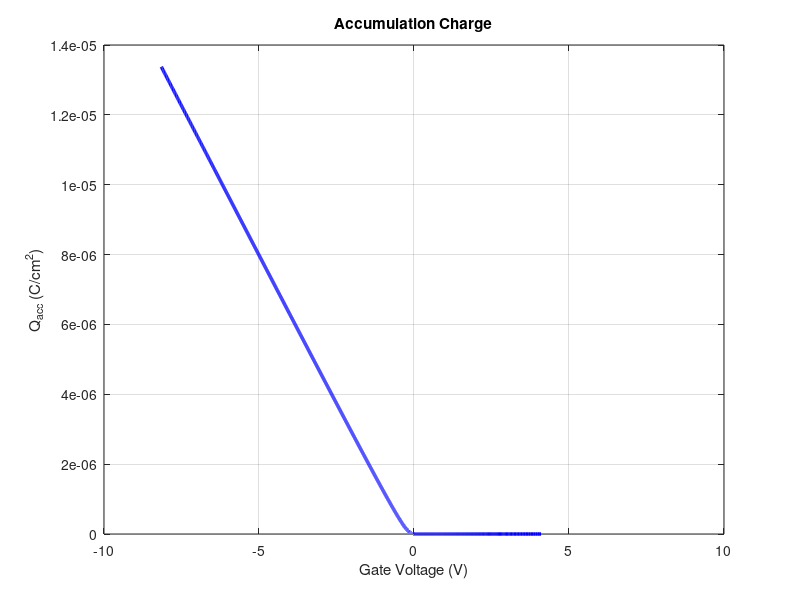
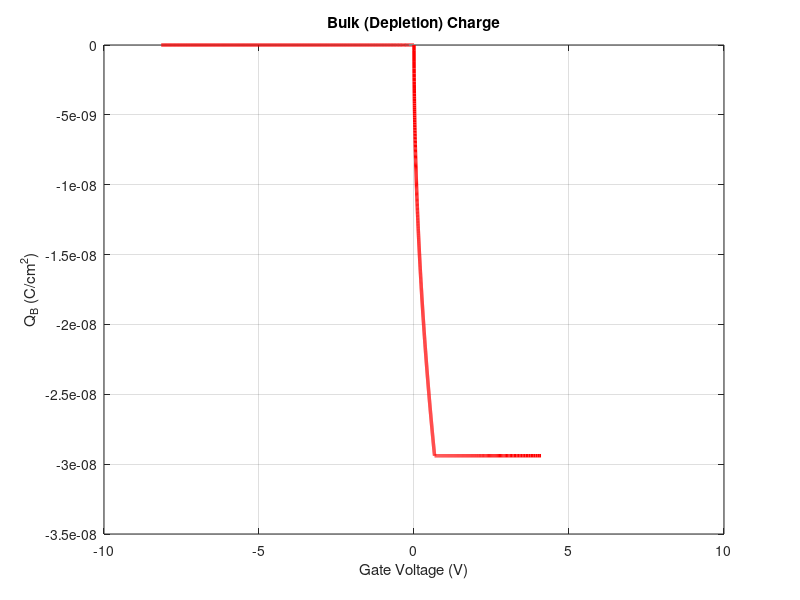
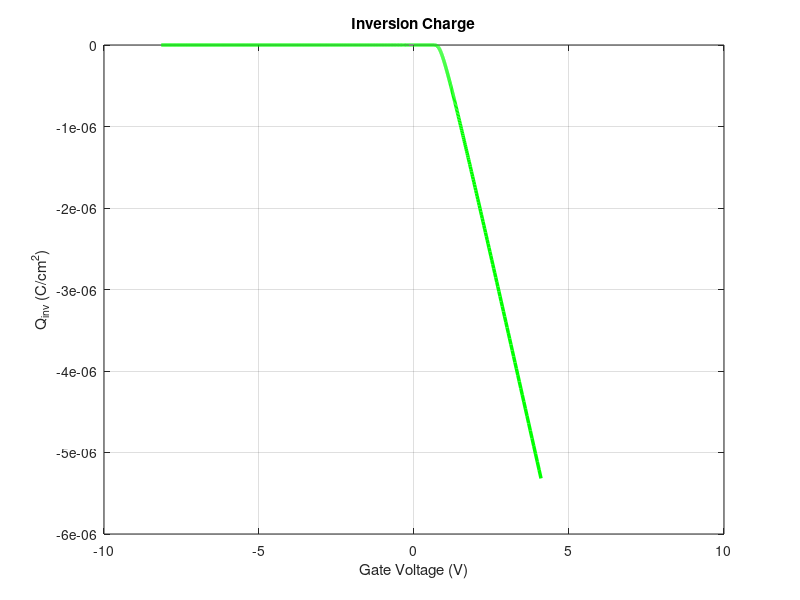
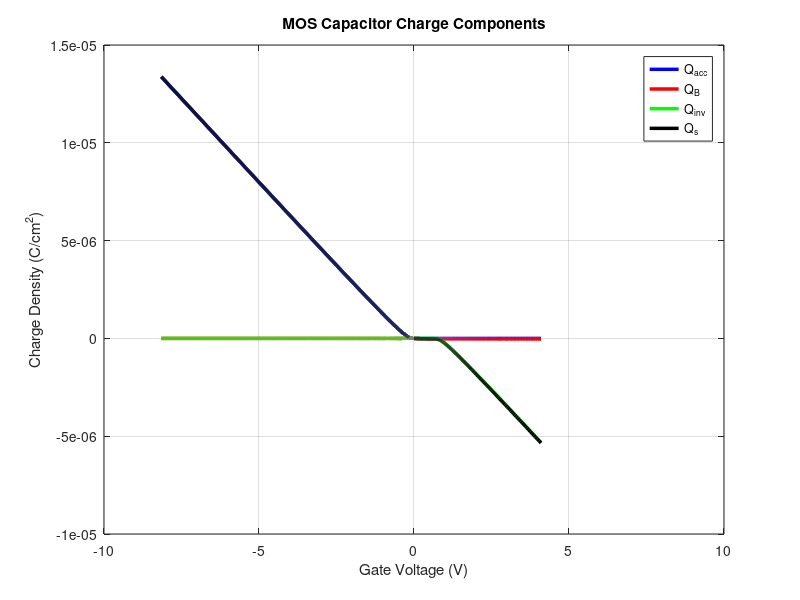

These figures' MATLAB source, in order:
clc;
clear;
close all;

%% Constants
q      = 1.6e-19;      % C
T      = 300;          % K
kb     = 1.38e-23;      % J/K
Vt     = kb*T/q;        % V, thermal voltage
eps0   = 8.85e-14;      % F/cm
eps_si = 11.8;
eps_ox = 3.9;
epsS   = eps_si*eps0;   % F/cm
epsOx  = eps_ox*eps0;   % F/cm

Na  = 4e15;             % cm^-3, substrate doping (p-type)
ni  = 1.5e10;           % cm^-3, intrinsic concentration
Tox = 2e-7;             % cm, oxide thickness
Cox = epsOx/Tox;        % F/cm^2

%% Fermi potential
phiF = Vt*log(Na/ni);

%% Surface potential sweep (psi = 0 included to avoid a gap at flatband)
psi = [-0.4:1e-4:-1e-4, 0, 1e-4:1e-3:1];

%% Exact semiconductor charge (Taur & Ning formulation)
% F(psi) >= 0 for all psi, sign of Qs carries the physics:
%   psi < 0 (accumulation)      -> Qs > 0  (excess holes, positive charge)
%   psi > 0 (depletion/inversion) -> Qs < 0  (ionized acceptors / electrons, negative charge)
F = (exp(-psi/Vt) + psi/Vt - 1) + (ni^2/Na^2).*(exp(psi/Vt) - psi/Vt - 1);

Qs = -sign(psi).*sqrt(2*q*Vt*epsS*Na).*sqrt(F);

%% Gate voltage
Vfb = 0;   % simplification: neglects metal-semiconductor work function difference and oxide charge
Vg  = Vfb + psi - Qs/Cox;

%% Charge components (vectorized)
Qacc = zeros(size(psi));
QB   = zeros(size(psi));
Qinv = zeros(size(psi));

QBmax = -sqrt(4*q*epsS*Na*phiF);   % depletion charge at onset of strong inversion (psi = 2*phiF)

accMask  = psi < 0;
depMask  = (psi >= 0) & (psi <= 2*phiF);
invMask  = psi > 2*phiF;

Qacc(accMask) = Qs(accMask);
QB(depMask)   = -sqrt(2*q*epsS*Na*psi(depMask));
QB(invMask)   = QBmax;
Qinv(invMask) = Qs(invMask) - QBmax;

%% Figure 1 : Accumulation
figure
plot(Vg,Qacc,'b','LineWidth',2.5)
grid on
box on
xlabel('Gate Voltage (V)')
ylabel('Q_{acc} (C/cm^2)')
title('Accumulation Charge')

%% Figure 2 : Bulk charge
figure
plot(Vg,QB,'r','LineWidth',2.5)
grid on
box on
xlabel('Gate Voltage (V)')
ylabel('Q_B (C/cm^2)')
title('Bulk (Depletion) Charge')

%% Figure 3 : Inversion charge
figure
plot(Vg,Qinv,'g','LineWidth',2.5)
grid on
box on
xlabel('Gate Voltage (V)')
ylabel('Q_{inv} (C/cm^2)')
title('Inversion Charge')

%% Figure 4 : Total charge (linear scale, all components)
figure
hold on
plot(Vg,Qacc,'b','LineWidth',2.5)
plot(Vg,QB,'r','LineWidth',2.5)
plot(Vg,Qinv,'g','LineWidth',2.5)
plot(Vg,Qs,'k','LineWidth',2.5)
grid on
box on
xlabel('Gate Voltage (V)')
ylabel('Charge Density (C/cm^2)')
title('MOS Capacitor Charge Components')
legend('Q_{acc}','Q_B','Q_{inv}','Q_s','Location','Best')

%% Figure 5 : |Qs| vs surface potential (log scale)
% semilogy cannot plot negative values (Qs < 0 for psi > 0), so use abs(Qs).
% Sign convention: Qs > 0 for psi < 0 (accumulation), Qs < 0 for psi > 0 (depletion/inversion).
figure
semilogy(psi,abs(Qs),'k','LineWidth',2.5)
grid on
box on
xlabel('Surface Potential, \psi_s (V)')
ylabel('|Q_s| (C/cm^2)')
title('Semiconductor Charge vs Surface Potential')
legend('|Q_s|','Location','Best')

%% Figure 6 : |Qs| vs gate voltage (log scale)
figure
semilogy(Vg,abs(Qs),'g','LineWidth',2.5)
grid on
box on
xlabel('Gate Voltage (V)')
ylabel('|Q_s| (C/cm^2)')
title('Semiconductor Charge vs Gate Voltage')
legend('|Q_s|','Location','Best')
